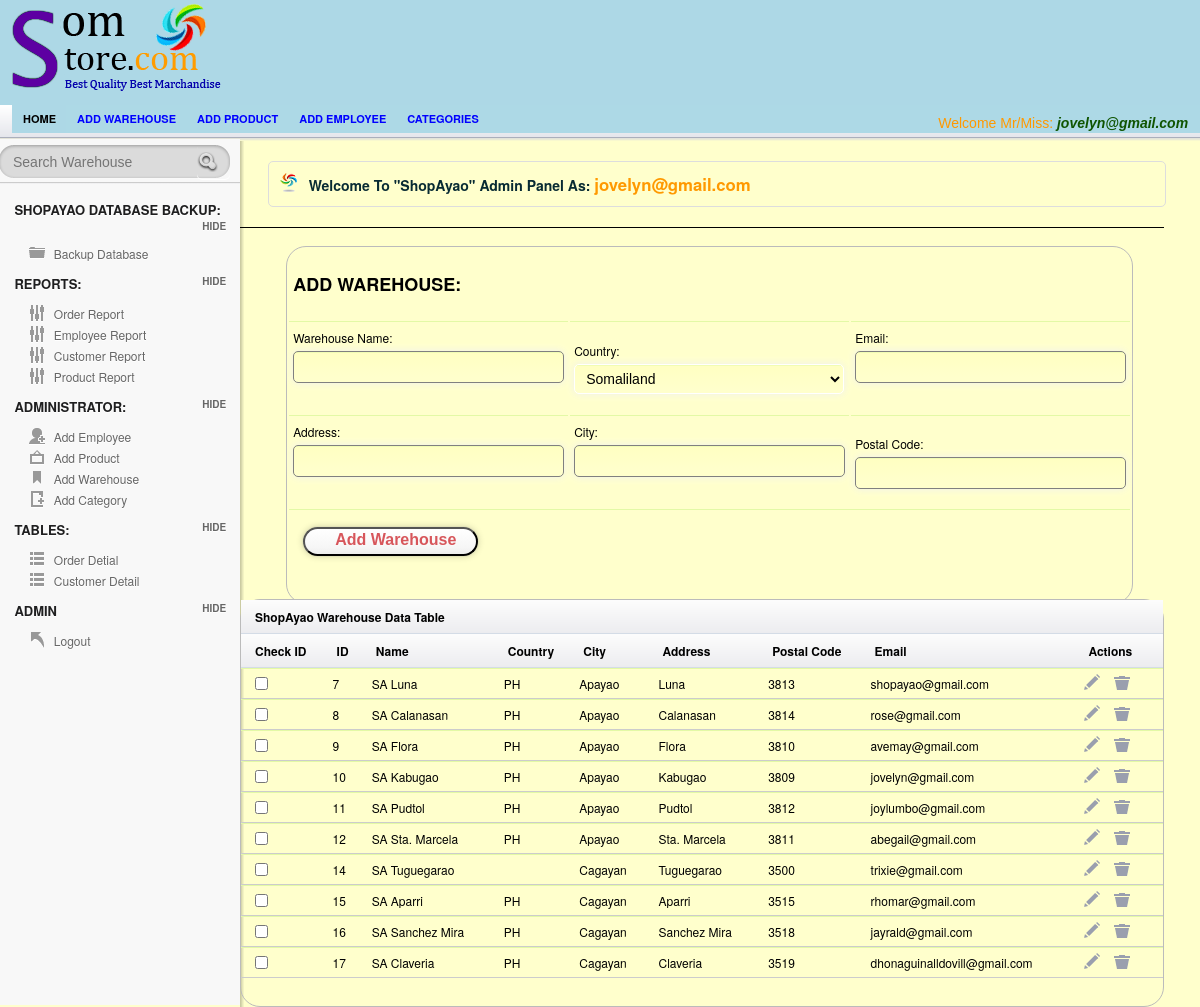
The page /Admin/add_warehouse.php (signed in) on the database as committed earlier.
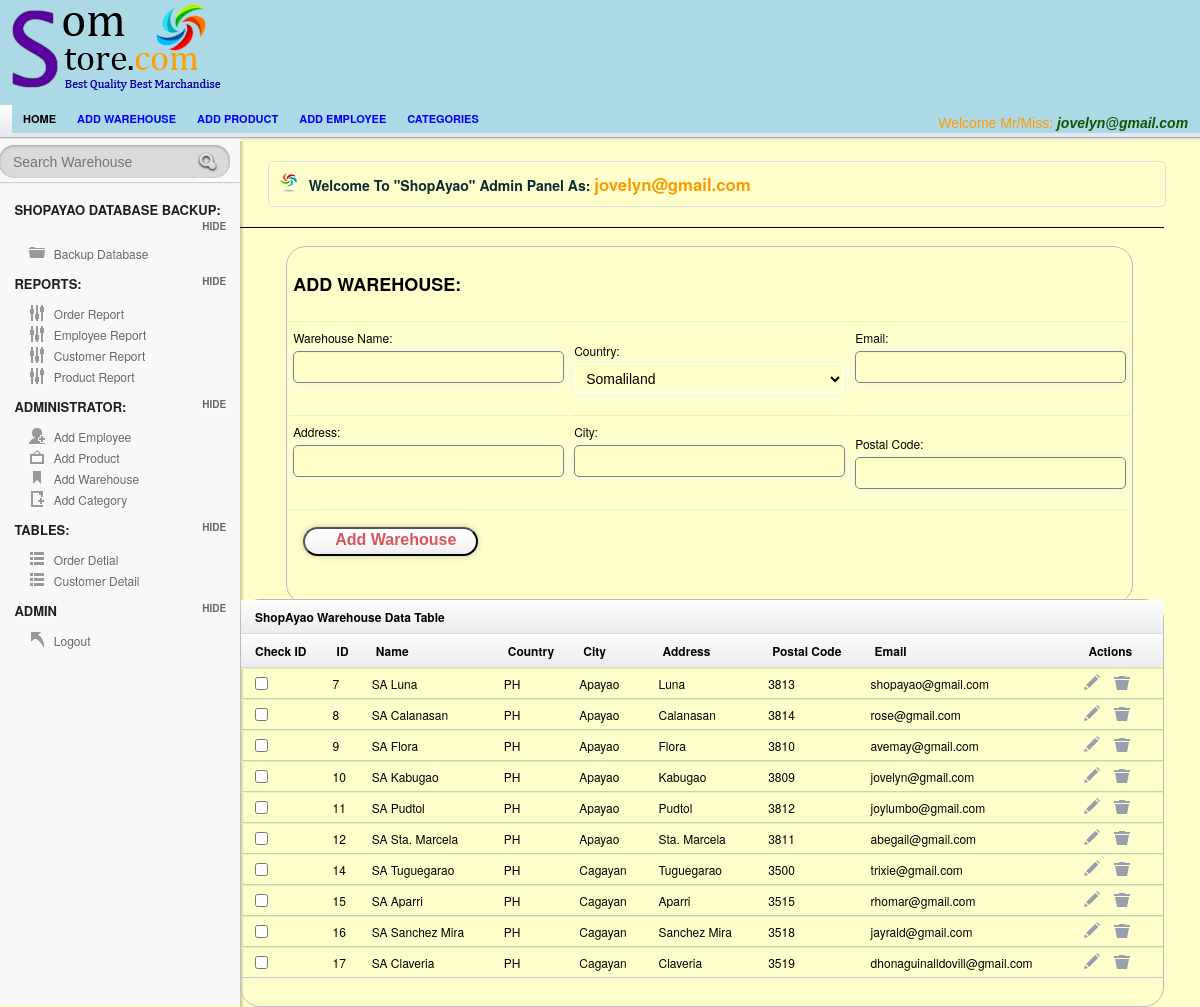
The same page on the database as committed later.
### tables this page shows
CREATE TABLE `warehouse` (
  `Warehouse_ID` int(255) NOT NULL AUTO_INCREMENT,
  `Country` varchar(25) NOT NULL,
  `City` varchar(25) NOT NULL,
  `Address` varchar(55) NOT NULL,
  `PostalCode` varchar(55) NOT NULL,
  `Email` varchar(35) NOT NULL,
  `Warehouse` varchar(55) NOT NULL,
  PRIMARY KEY (`Warehouse_ID`),
  UNIQUE KEY `Email` (`Email`),
  UNIQUE KEY `PostalCode` (`PostalCode`)
);

### Admin/add_warehouse.php (the view, shortened to what the changed rows need)
<?php
include("../config.php");
 ?>
<!doctype html>
<html lang="en">
<head>
	<link rel="stylesheet" href="css/layout.css" type="text/css" media="screen" />
</head>
<body>
<div id="container">
	<div id="content-wrap">
	<section id="main" class="column">
	<div id="form_wrapper" class="form_wrapper"  >
		 <table>
					<form class="register active" id="myForm" action="insertWarehouse.php"  method="POST" enctype="multipart/form-data" name="addwarehouse" onsubmit="return validateForm()">
					<th colspan="3"><h2>ADD WAREHOUSE:</h2> </th>
</form>
					</table>
	</div>
<?php
$result = mysqli_query($mysqli,"SELECT * FROM warehouse");
?>
      <div id="tab1" class="tab_content">
  <table class="tablesorter" cellspacing="0">
		<thead>  <th Colspan="9">  ShopAyao Warehouse Data Table </th></thead>
		<thead>
		<thead>
   		    <th>Check ID</th>
    	      <th>ID</th>
              <th> Name</th>
    		<th>Country</th>
		    <th>City</th>
    		<th> Address</th>
			 <th>Postal Code</th>
    		<th> Email</th>
    		<th>Actions</th>
		</thead>
		<tbody>
<?php while($row = mysqli_fetch_array($result))
  {?>
    <tr>
    <td><input type="checkbox"></td>
    <td><?Php echo $row['Warehouse_ID']; ?></td>
    <td><?php echo $row['Warehouse']; ?></td>
   <td><?php echo $row['Country']; ?></td>
	<td><?php echo $row['City']; ?></td>
	<td><?php echo $row['Address']; ?></td>
	<td><?php echo $row['PostalCode']; ?></td>
	<td><?php echo $row['Email']; ?></td>
    <td> <a href="wareViewUpdate.php?update=<?php echo $row['Warehouse_ID']; ?>"  onClick="edit(this);" title="empEdit" >  <input type="image" src="images/icn_edit.png" title="Edit"> </a>
     <a href="DeleteWarehouse.php?delete=<?php echo $row['Warehouse_ID']; ?>" onClick="del(this);" title="Delete" ><input type="image" src="images/icn_trash.png" title="Trash">  </a></td>
    </tr>
  <?php }mysqli_close($mysqli);?>
      </tbody>
</table>
 </div>
	</section>
          </div>
   </div>
</body>
</html>

Rows that differ between the two databases and show on the page:
changed warehouse "SA Tuguegarao": Country (not shown) → "PH"
